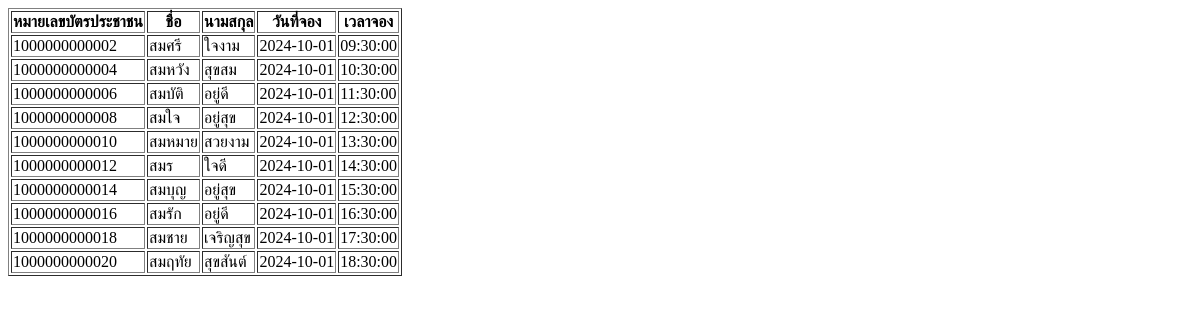
The page /webpage1_1.php on the database as committed earlier.
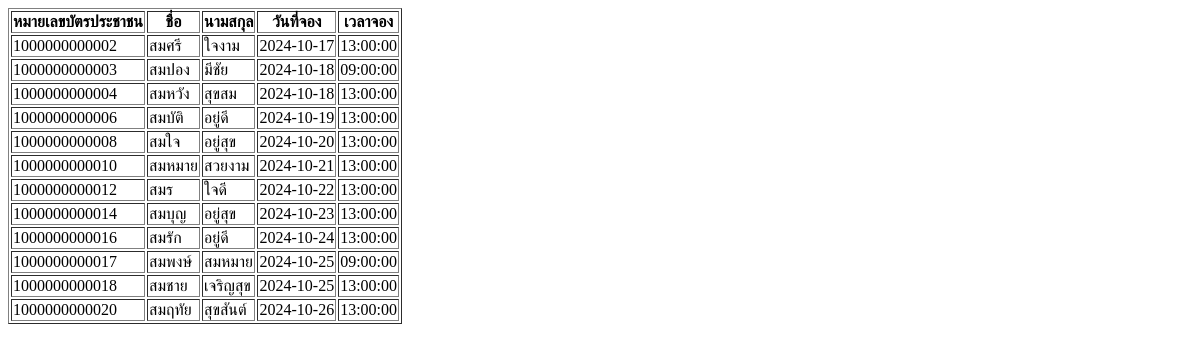
The same page on the database as committed later.
### tables this page shows
CREATE TABLE Reservation (
    reservation_id INT AUTO_INCREMENT NOT NULL,
    reserve_date DATE NOT NULL,
    reserve_time TIME NOT NULL,
    queue_no INT NOT NULL,
    checklist_id INT NOT NULL,
    national_id VARCHAR(13) NOT NULL,
    duration_id VARCHAR(10) NOT NULL,

    PRIMARY KEY (reservation_id),
    Foreign Key (checklist_id) REFERENCES Checklist(checklist_id),
    Foreign Key (national_id) REFERENCES Users(national_id),
    Foreign key (duration_id) REFERENCES Post_Duration(Duration_id)
);

CREATE TABLE Users (
    national_id VARCHAR(13) NOT NULL,
    firstname VARCHAR(50) NOT NULL,
    lastname VARCHAR(50) NOT NULL,
    Email VARCHAR(50),
    phone_num VARCHAR(10), 
    birthdate DATE,
    user_role TINYINT(1),
    user_cate_id TINYINT(1) NOT NULL,
    passwd VARCHAR(100),

    PRIMARY KEY (national_id),
    FOREIGN KEY (user_cate_id) REFERENCES User_category(user_cate_id)
);

### webpage1_1.php (the view)
<?php include "connect.php" ?>
<html>
<head><meta charset="utf-8"></head>
<body>
    <?php
        $stmt = $pdo->prepare("SELECT Users.national_id, Users.firstname, Users.lastname, Reservation.reserve_date, Reservation.reserve_time
FROM Reservation
JOIN Users ON Reservation.national_id = Users.national_id
WHERE MONTH(Reservation.reserve_date) = '10'
AND Users.user_cate_id = 1;");
        $stmt->execute();
        echo "<table border='1'>";
        echo "<tr>";
        echo "<th>หมายเลขบัตรประชาชน</th>";
        echo "<th>ชื่อ</th>";
        echo "<th>นามสกุล</th>";
        echo "<th>วันที่จอง</th>";
        echo "<th>เวลาจอง</th>";
        echo "</tr>";
        while ($row = $stmt->fetch()) {
            echo "<tr>";
            echo "<td>" . $row["national_id"] . "</td>";
            echo "<td>" . $row["firstname"] . "</td>";
            echo "<td>" . $row["lastname"] . "</td>";
            echo "<td>" . $row["reserve_date"] . "</td>";
            echo "<td>" . $row["reserve_time"] . "</td>";
            echo "</tr>";
        }
        echo "</table>";
    ?>
</body>
</html>

Rows that differ between the two databases and show on the page:
changed reservation "สมศรี": reserve_date "2024-10-01" → "2024-10-17"; reserve_time "09:30:00" → "13:00:00"
now on this page (row edited): reservation: national.national_id "1000000000003", national.firstname "สมปอง", national.lastname "มีชัย", reserve_date "2024-10-18", reserve_time "09:00:00"
changed reservation "สมหวัง": reserve_date "2024-10-01" → "2024-10-18"; reserve_time "10:30:00" → "13:00:00"
changed reservation "สมบัติ": reserve_date "2024-10-01" → "2024-10-19"; reserve_time "11:30:00" → "13:00:00"
changed reservation "สมใจ": reserve_date "2024-10-01" → "2024-10-20"; reserve_time "12:30:00" → "13:00:00"
changed reservation "สวยงาม": reserve_date "2024-10-01" → "2024-10-21"; reserve_time "13:30:00" → "13:00:00"
changed reservation "สมร": reserve_date "2024-10-01" → "2024-10-22"; reserve_time "14:30:00" → "13:00:00"
changed reservation "สมบุญ": reserve_date "2024-10-01" → "2024-10-23"; reserve_time "15:30:00" → "13:00:00"
changed reservation "สมรัก": reserve_date "2024-10-01" → "2024-10-24"; reserve_time "16:30:00" → "13:00:00"
now on this page (row edited): reservation: national.national_id "1000000000017", national.firstname "สมพงษ์", national.lastname "สมหมาย", reserve_date "2024-10-25", reserve_time "09:00:00"
changed reservation "สมชาย": reserve_date "2024-10-01" → "2024-10-25"; reserve_time "17:30:00" → "13:00:00"
changed reservation "สมฤทัย": reserve_date "2024-10-01" → "2024-10-26"; reserve_time "18:30:00" → "13:00:00"
